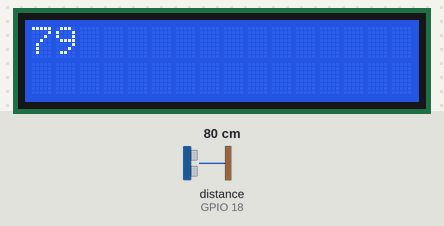
A sketch run on a simulated ESP32-S3. Parts: 16×2 character LCD. Wiring (inferred from the names in the program): ultrasonic range finder: trigger GPIO 19; echo GPIO 18. Inputs (shaded band) come from the test bench; at power-on: distance to the obstacle (sensor on GPIO 18) 80 cm. The echo pulse lasts 58.3 µs per cm; WiFi joins after 1.5 s; servers stay silent unless stated; the Firebase database answers and starts empty; what the sketch prints to the serial monitor is not drawn.

Above: at 2.8 s.
2.9 s: distance to the obstacle (sensor on GPIO 18) set to 12 cm
At 4.1 s:
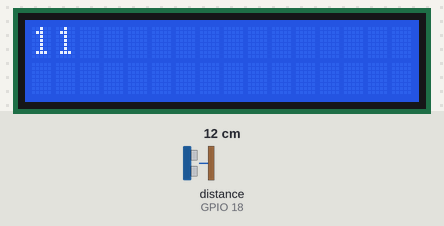
4.5 s: distance to the obstacle (sensor on GPIO 18) set to 9 cm
At 5.5 s:
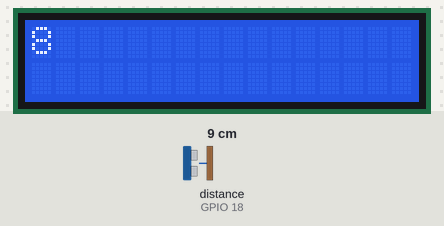
6.4 s: distance to the obstacle (sensor on GPIO 18) set to 2 cm
At 7.9 s:
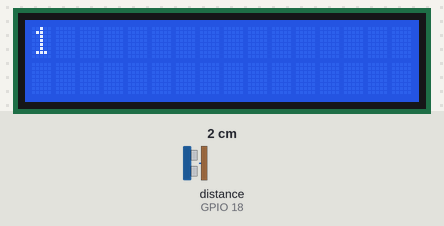
Timing chart, 0 to 9.4 s (numbered marks = the images above; inputs shaded):
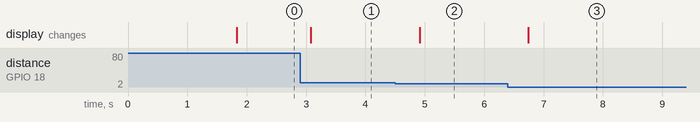

The sketch:

CONTROL_LED.ino
```cpp
#include <WiFi.h>
#include "FirebaseESP32.h"
#include <Wire.h>
#define WIFI_SSID "Lupiswifi"
#define WIFI_PASSWORD "288Blupis"
#define C "https://control-led-57624-default-rtdb.firebaseio.com/"
#define D "PttYJDJsTTGANxQHS6IzOs8DrxYUyPG2U22QvB1i"
#include <LiquidCrystal_I2C.h>
FirebaseData firebaseData;
FirebaseJson json;//Thư viện LCD

int lcdColumns = 16;
int lcdRows = 2;
LiquidCrystal_I2C lcd(0x27, lcdColumns, lcdRows);

int status_led1 = 0;
int status_led2 = 0;
int r1 = 6;
int r2 = 7;
const int trig = 19;
const int echo = 18;

unsigned long thoigian;
int khoangcach;

void setup() {
  Serial.begin(115200);

  pinMode(trig, OUTPUT);
  pinMode(echo, INPUT);

    Wire.begin(4,5);
  // initialize LCD
  lcd.init();
  // turn on LCD backlight
  lcd.backlight();

  WiFi.begin(WIFI_SSID, WIFI_PASSWORD);
  Serial.println("Dang Ket Noi...");
  while(WiFi.status() !=WL_CONNECTED)
  {
    Serial.println("...");
    delay(200);
    }
    Serial.println(WiFi.localIP());
    Firebase.begin(C,D);
    pinMode(r1,OUTPUT);
    pinMode(r2,OUTPUT);
}

void scrollText(int row, String message, int delayTime, int lcdColumns) {
  for (int i=0; i < lcdColumns; i++) {
    message = " " + message;
  }
  message = message + " ";
  for (int pos = 0; pos < message.length(); pos++) {
    lcd.setCursor(0, row);
    lcd.print(message.substring(pos, pos + lcdColumns));
    delay(delayTime);
  }
}

unsigned long timer = 0;
unsigned long timer_1 = 0;

void loop() {
  // put your main code here, to run repeatedly:


  // put your main code here, to run repeatedly:
  digitalWrite(trig,LOW);
  delayMicroseconds(2);

  digitalWrite(trig,HIGH);
  delayMicroseconds(10);

  digitalWrite(trig,LOW);
  thoigian = pulseIn(echo,HIGH);
//  Serial.print("thoi gian: ");
//  Serial.println( thoigian);

  khoangcach = int( thoigian / 2 / 29.412);
//  Serial.print("khoang cach: ");
//  Serial.println(khoangcach);
//
////  digitalWrite(led,HIGH);
//
//
//    lcd.setCursor(0, 0);
//
//// print static message
////  lcd.print("khoangcach:");
//
//  lcd.print(khoangcach);

// print scrolling message
//  scrollText(1,"khoang cach: ", 250, lcdColumns);
//  scrollText(1, khoangcach, 250, lcdColumns);


//  if(khoangcach >= 10) {
//    digitalWrite(r1,HIGH);
//    digitalWrite(r2,HIGH);                                                        // compare the input of led status received from firebase
//    Serial.println("Turned OFF");
//  }
//  else {
//  digitalWrite(r1,LOW);
//  digitalWrite(r2,LOW);
//  Serial.println("Turned ON");
//  }


//        Firebase.getInt(firebaseData,"/LED_STATUS1");
//  status_led1 = firebaseData.intData();
//
//  if (status_led1 == 1)
//  {
//    digitalWrite(r1,0);
//  }
//  else
//  {
//    digitalWrite(r1,1);
//  }
//
//   Firebase.getInt(firebaseData,"/LED_STATUS2");
//  status_led2 = firebaseData.intData();
//   if (status_led2 == 2)
//  {
//    digitalWrite(r2,0);
//  }
//  else
//  {
//    digitalWrite(r2,1);
//}
  Firebase.getInt(firebaseData,"/LED_STATUS");
  status_led1 = firebaseData.intData();
if (status_led1 == 0)
{

  if ( (unsigned long) (millis() - timer) > 500)
  {
    lcd.clear();
    Serial.print("khoang cach: ");
    Serial.println(khoangcach);
    lcd.setCursor(0, 0);
    lcd.print(khoangcach);
    if(khoangcach >= 10)
    {
      digitalWrite(r1,HIGH);                                                        // compare the input of led status received from firebase
      digitalWrite(r2,HIGH);
      Serial.println("Turned OFF");
    }
    timer = millis();
  }


  if ( (unsigned long) (millis() - timer_1) > 1000)
  {
    if(khoangcach < 10)
    {
      digitalWrite(r1,LOW);
      digitalWrite(r2,LOW);
      Serial.println("Turned ON");
    }
    timer_1 = millis();
  }

  // compare the input of led status received from firebase
}

if (status_led1 == -1)
{
    digitalWrite(r1,HIGH);
    digitalWrite(r2,HIGH);
}


if (status_led1 == 1)
{
  digitalWrite(r1,LOW);
  digitalWrite(r2,LOW);
}


}
```

Measured:
- after the input at 2.9 s, the display: changes after 0.18 s (image 1)
- after the input at 4.5 s, the display: changes after 0.41 s (image 2)
- after the input at 6.4 s, the display: changes after 0.34 s (image 3)
